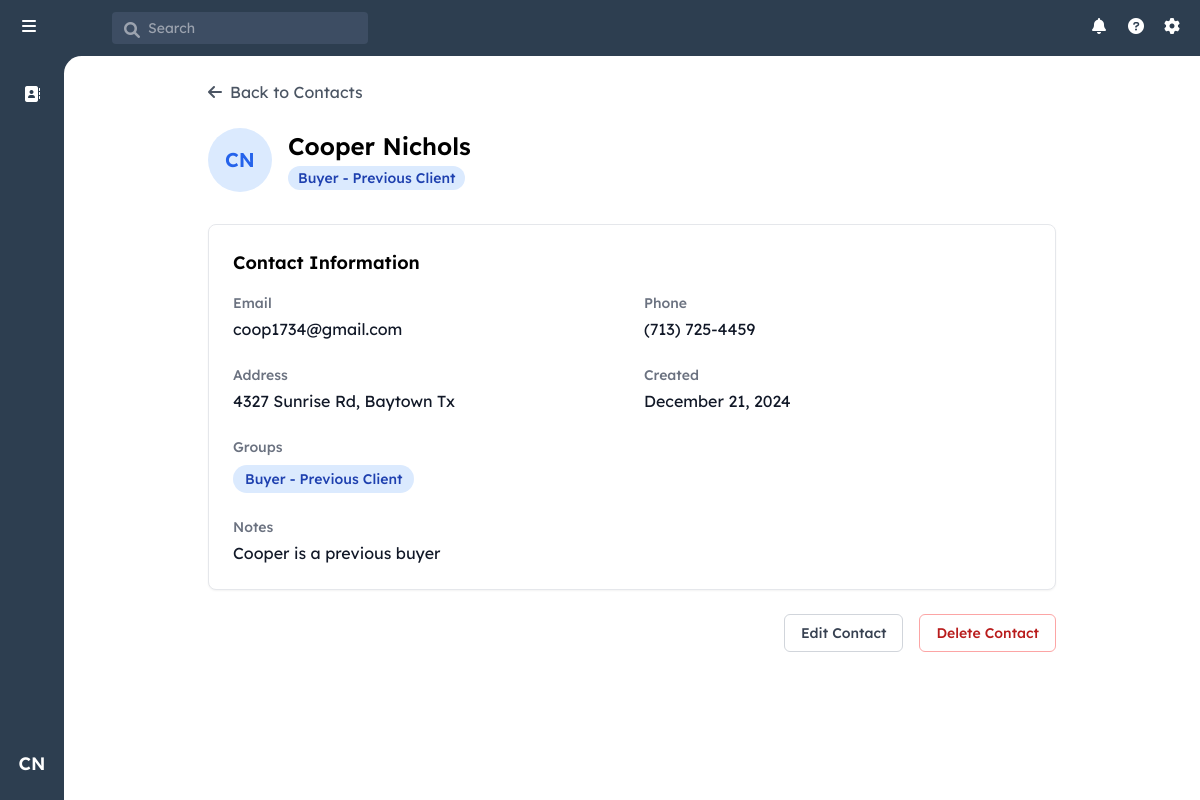
Before: /contact/2 (signed in) with the older database file.
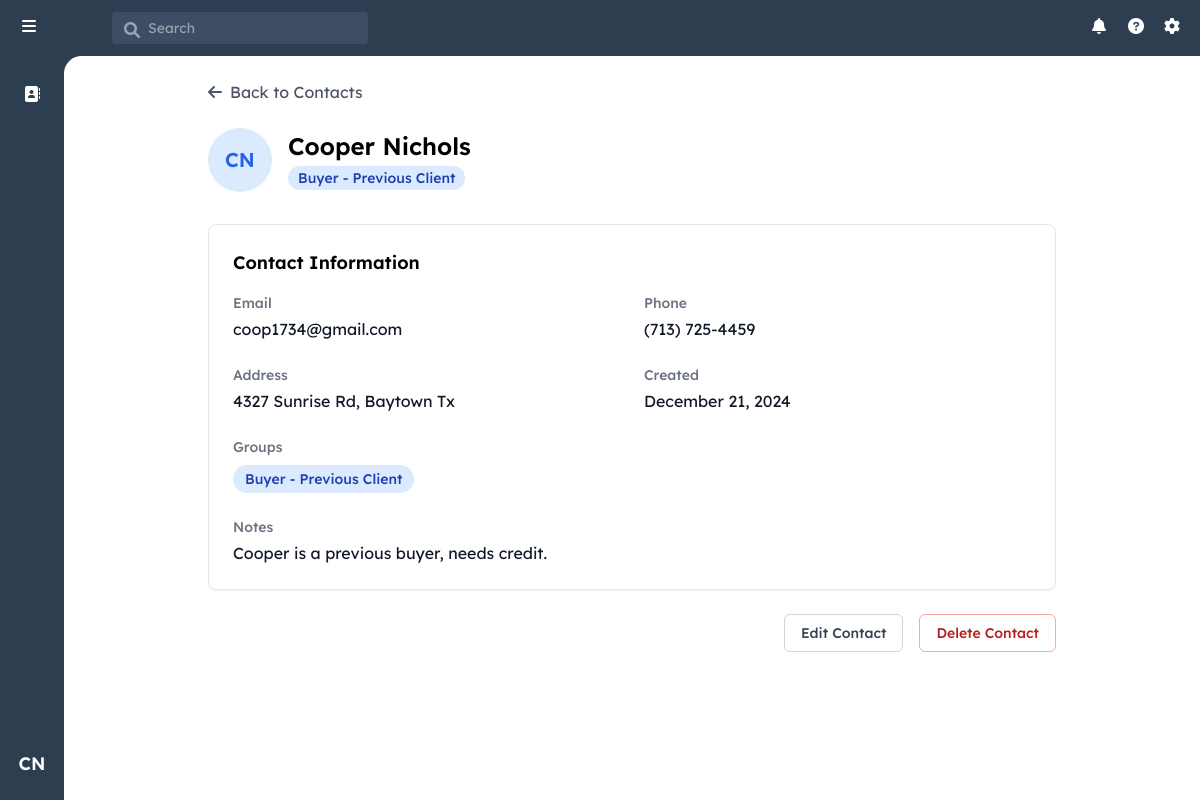
After: the same page with the newer database file.
### models.py (models this page shows, shortened)
class User(UserMixin, db.Model):
    id = db.Column(db.Integer, primary_key=True)
    username = db.Column(db.String(80), unique=True, nullable=False)
    email = db.Column(db.String(120), unique=True, nullable=False)
    password_hash = db.Column(db.String(128))
    first_name = db.Column(db.String(80), nullable=False)
    last_name = db.Column(db.String(80), nullable=False)
    role = db.Column(db.String(20), nullable=False, default='agent')
    created_at = db.Column(db.DateTime, nullable=False, default=datetime.utcnow)
    last_login = db.Column(db.DateTime)
    contacts = db.relationship('Contact', backref='owner', lazy=True)

class Contact(db.Model):
    id = db.Column(db.Integer, primary_key=True)
    user_id = db.Column(db.Integer, db.ForeignKey('user.id'), nullable=False)
    first_name = db.Column(db.String(80), nullable=False)
    last_name = db.Column(db.String(80), nullable=False)
    email = db.Column(db.String(120))
    phone = db.Column(db.String(20))
    address = db.Column(db.String(200))
    notes = db.Column(db.Text)
    created_at = db.Column(db.DateTime, nullable=False, default=datetime.utcnow)
    updated_at = db.Column(db.DateTime, nullable=False, default=datetime.utcnow,
                           onupdate=datetime.utcnow)
    groups = db.relationship('ContactGroup',
                           secondary=contact_groups,
                           back_populates='contacts',
                           lazy='joined')

class ContactGroup(db.Model):
    id = db.Column(db.Integer, primary_key=True)
    name = db.Column(db.String(100), unique=True, nullable=False)
    category = db.Column(db.String(50), nullable=False)
    sort_order = db.Column(db.Integer, nullable=False)
    created_at = db.Column(db.DateTime, nullable=False, default=datetime.utcnow)
    contacts = db.relationship('Contact',
                             secondary=contact_groups,
                             back_populates='groups',
                             lazy='dynamic')

### app.py (the view)
    @app.route('/contact/<int:contact_id>')
    @login_required
    def view_contact(contact_id):
        contact = Contact.query.get_or_404(contact_id)
        if not current_user.role == 'admin' and contact.user_id != current_user.id:
            abort(403)
        all_groups = ContactGroup.query.all()
        return render_template('view_contact.html', contact=contact, all_groups=all_groups)

### templates/view_contact.html (shortened to what this page needs)
{% extends "base.html" %}
{% block content %}
<div class="p-6 max-w-4xl mx-auto">
    <div class="flex items-center mb-6">
        <a href="{{ url_for('index') }}" class="flex items-center text-gray-600 hover:text-gray-800">
            <i class="fas fa-arrow-left mr-2"></i>
            Back to Contacts
        </a>
    </div>
    <div class="flex items-center mb-8">
        <div class="w-16 h-16 rounded-full bg-blue-100 flex items-center justify-center text-xl font-semibold text-blue-600 mr-4">
            {{ contact.first_name[0] }}{{ contact.last_name[0] }}
        </div>
        <div>
            <h1 class="text-2xl font-semibold">{{ contact.first_name }} {{ contact.last_name }}</h1>
            <div class="flex flex-wrap gap-2 mt-1">
                {% for group in contact.groups %}
                    <span class="inline-flex items-center px-2.5 py-0.5 rounded-full text-sm font-medium bg-blue-100 text-blue-800">
                        {{ group.name }}
                    </span>
                {% endfor %}
            </div>
        </div>
    </div>
    <div class="bg-white rounded-lg border shadow-sm">
        <div class="p-6">
            <h2 class="text-lg font-semibold mb-4">Contact Information</h2>
            <div id="viewContactInfo">
                <div class="grid grid-cols-1 md:grid-cols-2 gap-6">
                    <div>
                        <h3 class="text-sm font-medium text-gray-500 mb-1">Email</h3>
                        <p class="text-gray-900">{{ contact.email }}</p>
                    </div>
                    <div>
                        <h3 class="text-sm font-medium text-gray-500 mb-1">Phone</h3>
                        <p class="text-gray-900">{{ contact.phone }}</p>
                    </div>
                    <div>
                        <h3 class="text-sm font-medium text-gray-500 mb-1">Address</h3>
                        <p class="text-gray-900">{{ contact.address }}</p>
                    </div>
                    <div>
                        <h3 class="text-sm font-medium text-gray-500 mb-1">Created</h3>
                        <p class="text-gray-900">{{ contact.created_at.strftime('%B %d, %Y') }}</p>
                    </div>
                    <div class="md:col-span-2">
                        <h3 class="text-sm font-medium text-gray-500 mb-2">Groups</h3>
                        <div class="flex flex-wrap gap-2">
                            {% for group in contact.groups %}
                                <span class="inline-flex items-center px-3 py-1 rounded-full text-sm font-medium bg-blue-100 text-blue-800">
                                    {{ group.name }}
                                </span>
                            {% else %}
                                <span class="text-gray-500">No groups assigned</span>
                            {% endfor %}
                        </div>
                    </div>
                    <div class="md:col-span-2">
                        <h3 class="text-sm font-medium text-gray-500 mb-1">Notes</h3>
                        <p class="text-gray-900 whitespace-pre-line">{{ contact.notes }}</p>
                    </div>
                </div>
            </div>
        </div>
    </div>
    <div class="mt-6 flex justify-end space-x-4">
        <button id="editButton" onclick="toggleEditMode()"
                class="px-4 py-2 border border-gray-300 rounded-md text-sm font-medium text-gray-700 hover:bg-gray-50">
            Edit Contact
        </button>
        <button class="px-4 py-2 border border-red-300 rounded-md text-sm font-medium text-red-700 hover:bg-red-50">
            Delete Contact
        </button>
    </div>
</div>
{% endblock %}

### templates/base.html (shortened to what this page needs)
<!DOCTYPE html>
<html lang="en">
<head>
    <script src="https://cdn.tailwindcss.com"></script>
    <link rel="stylesheet" href="https://cdnjs.cloudflare.com/ajax/libs/font-awesome/6.0.0/css/all.min.css">
</head>
<body class="h-screen flex flex-col bg-[#2d3e50]">
<header class="text-white h-14 flex items-center justify-between">
    <div class="flex items-center space-x-12">
        <div class="w-16 flex justify-center">
            <i class="fas fa-bars h-5 w-5"></i>
        </div>
        <div class="relative">
            <i class="fas fa-search h-4 w-4 absolute left-3 top-2.5 text-gray-400"></i>
            <input
                type="text"
                placeholder="Search"
                class="bg-[#3d4d63] text-sm rounded pl-9 pr-4 py-1.5 w-64 focus:outline-none"
            >
        </div>
    </div>
    <div class="flex items-center space-x-4 pr-4 relative">
        <i class="fas fa-bell h-5 w-5"></i>
        <i class="fas fa-question-circle h-5 w-5"></i>
        <i class="fas fa-cog h-5 w-5"></i>
    </div>
</header>
<div class="flex flex-1 overflow-hidden relative">
    <aside class="w-16 flex flex-col items-center py-4 z-10">
        <a href="{{ url_for('index') }}" class="p-2.5 rounded-lg hover:bg-[#3d4d63] mb-2">
            <i class="fas fa-address-book text-white"></i>
        </a>
        {% if current_user.is_authenticated %}
            <div class="relative group">
                <button
                    id="userIcon"
                    class="w-10 h-10 rounded-full hover:bg-[#3d4d63] text-white flex items-center justify-center text-lg font-semibold transition-colors duration-200"
                >
                    {{ current_user.first_name[0] }}{{ current_user.last_name[0] }}
                </button>
            </div>
        {% endif %}
    </aside>
    <main class="flex-1 overflow-auto bg-white absolute inset-0 ml-16 rounded-tl-[1.1rem]">
        {% block content %}{% endblock %}
    </main>
</div>
</body>
</html>

### templates/base.html (style rules this page uses)
body { font-family: "Lexend Deca", Helvetica, Arial, sans-serif; }

Changed rows visible on the page:
changed Contact "Cooper": notes "Cooper is a previous buyer" → "Cooper is a previous buyer, needs credit."
